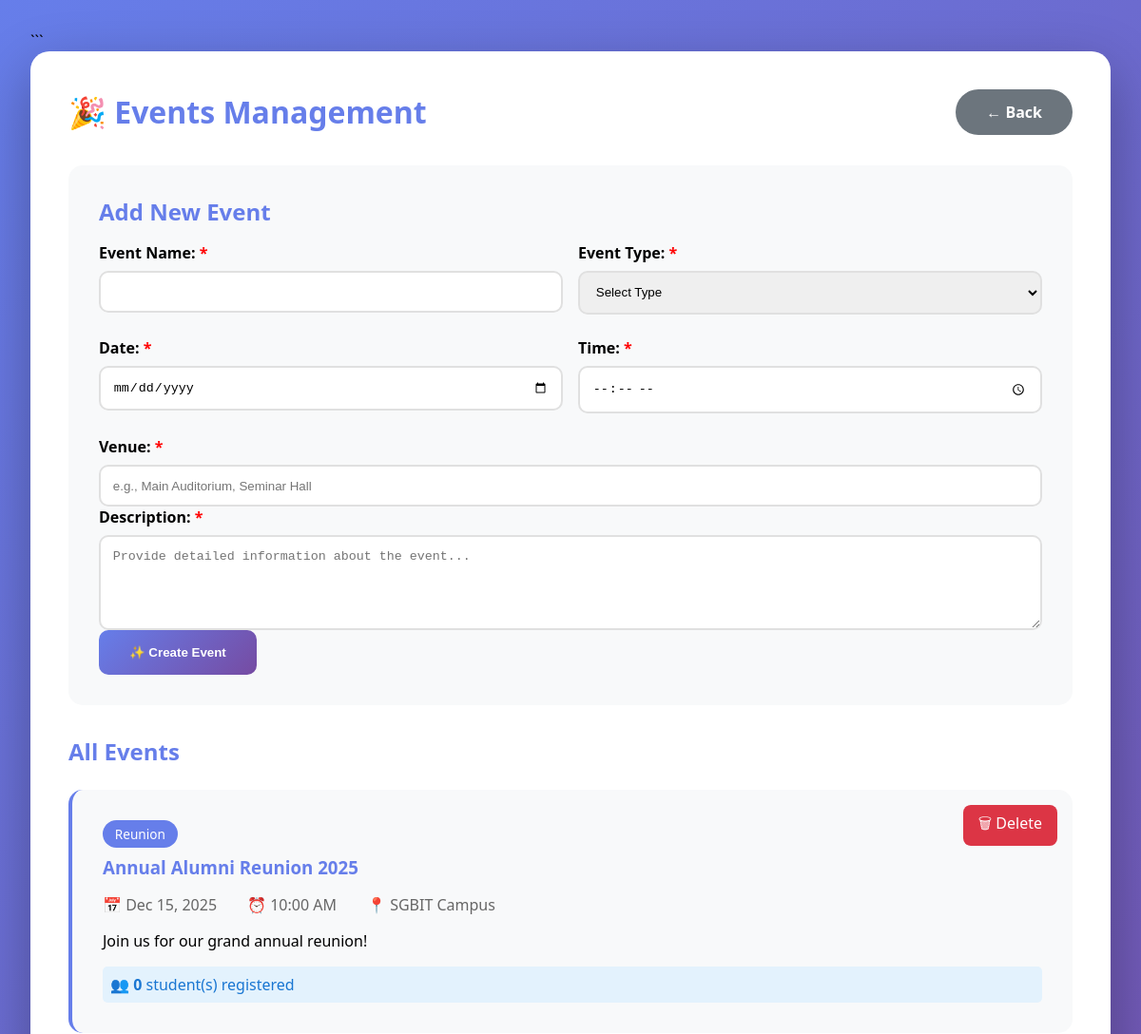
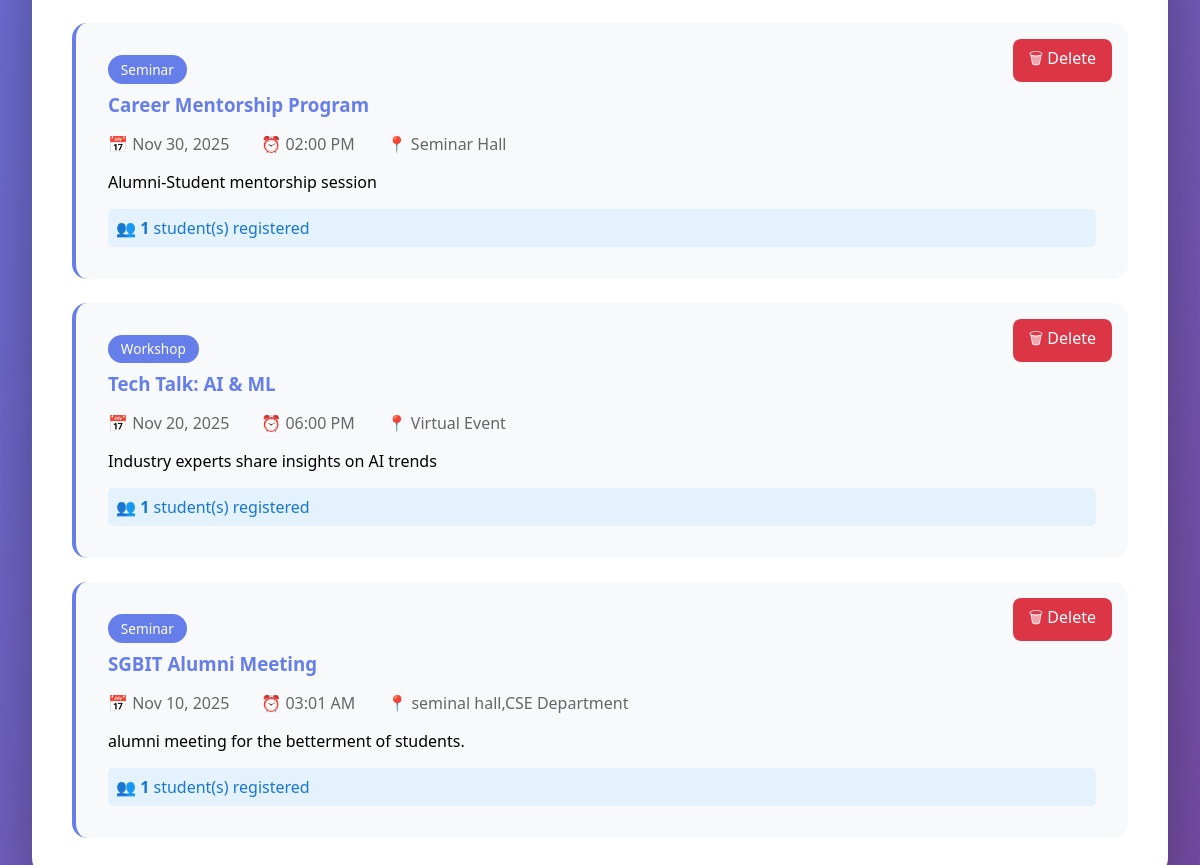
Screenshot of /events.php (signed in) with the database file from the repository (2 pictures, top to bottom).
### tables this page shows
CREATE TABLE `events` (
  `event_id` int(11) NOT NULL,
  `event_name` varchar(255) NOT NULL,
  `event_description` text DEFAULT NULL,
  `event_type` enum('reunion','workshop','seminar','sports','cultural','other') DEFAULT 'other',
  `event_date` date NOT NULL,
  `event_time` time NOT NULL,
  `venue` varchar(255) DEFAULT NULL,
  `is_virtual` tinyint(1) DEFAULT 0,
  `virtual_link` varchar(255) DEFAULT NULL,
  `max_participants` int(11) DEFAULT NULL,
  `registration_deadline` date DEFAULT NULL,
  `created_by` int(11) NOT NULL,
  `created_at` timestamp NOT NULL DEFAULT current_timestamp(),
  `is_active` tinyint(1) DEFAULT 1
);

### events.php (the view, shortened to what this page needs)
<?php
include_once 'db_config.php';
$events = mysqli_query($conn, "SELECT * FROM events ORDER BY event_date DESC");
?>
<!DOCTYPE html>
<html lang="en">
<head>
</head>
<body>
    <div class="container">
        <div class="header">
            <h1>🎉 Events Management</h1>
            <a href="adminpage.php" class="btn">← Back</a>
        </div>
        <div class="add-form">
            <h2 style="color: #667eea; margin-bottom: 1rem;">Add New Event</h2>
            <form method="POST">
                <div class="form-row">
                    <div class="form-group">
                        <label>Event Name: <span style="color:red;">*</span></label>
                        <input type="text" name="event_name" required>
                    </div>
                    <div class="form-group">
                        <label>Event Type: <span style="color:red;">*</span></label>
                        <select name="event_type" required>
                            <option value="">Select Type</option>
                        </select>
                    </div>
                </div>
                <div class="form-row">
                    <div class="form-group">
                        <label>Date: <span style="color:red;">*</span></label>
                        <input type="date" name="event_date" required>
                    </div>
                    <div class="form-group">
                        <label>Time: <span style="color:red;">*</span></label>
                        <input type="time" name="event_time" required>
                    </div>
                </div>
                <div class="form-group">
                    <label>Venue: <span style="color:red;">*</span></label>
                    <input type="text" name="event_venue" placeholder="e.g., Main Auditorium, Seminar Hall" required>
                </div>
                <div class="form-group">
                    <label>Description: <span style="color:red;">*</span></label>
                    <textarea name="event_desc" placeholder="Provide detailed information about the event..." required></textarea>
                </div>
                <button type="submit" name="add_event" class="btn-primary">✨ Create Event</button>
            </form>
        </div>
        <h2 style="color: #667eea; margin-bottom: 1.5rem;">All Events</h2>
        <div class="events-grid">
            <?php if (mysqli_num_rows($events) > 0): ?>
                <?php while ($event = mysqli_fetch_assoc($events)): ?>
                    <?php
                    $event_id = $event['event_id'];
                    $reg_count = mysqli_fetch_assoc(mysqli_query($conn, "SELECT COUNT(*) as count FROM event_registrations WHERE event_id = $event_id"))['count'];
                    ?>
                    <div class="event-card">
                        <a href="?delete=<?php echo $event['event_id']; ?>" class="btn-delete"
                           onclick="return confirm('Delete this event? This will also delete all registrations.')">🗑 Delete</a>
                        <span class="event-type"><?php echo ucfirst($event['event_type']); ?></span>
                        <h3><?php echo htmlspecialchars($event['event_name']); ?></h3>
                        <div class="event-meta">
                            <span>📅 <?php echo date('M d, Y', strtotime($event['event_date'])); ?></span>
                            <span>⏰ <?php echo date('h:i A', strtotime($event['event_time'])); ?></span>
                            <span>📍 <?php echo htmlspecialchars($event['venue']); ?></span>
                        </div>
                        <p><?php echo nl2br(htmlspecialchars($event['event_description'])); ?></p>
                        <div class="registration-count">
                            <strong>👥 <?php echo $reg_count; ?></strong> student(s) registered
                        </div>
                    </div>
                <?php endwhile; ?>
            <?php else: ?>
                <p style="text-align: center; color: #666; padding: 3rem;">No events yet. Create your first event!</p>
            <?php endif; ?>
        </div>
    </div>
</body>
</html>

### events.php (style rules this page uses)
* { margin: 0; padding: 0; box-sizing: border-box; }
body { font-family: 'Segoe UI', Tahoma, Geneva, Verdana, sans-serif; background: linear-gradient(135deg, #667eea 0%, #764ba2 100%); min-height: 100vh; padding: 2rem; }
.container { max-width: 1200px; margin: 0 auto; background: white; border-radius: 20px; padding: 2.5rem; box-shadow: 0 20px 60px rgba(0, 0, 0, 0.3); }
.header { display: flex; justify-content: space-between; align-items: center; margin-bottom: 2rem; }
h1 { color: #667eea; }
.btn { padding: 0.8rem 2rem; border-radius: 25px; text-decoration: none; font-weight: 600; background: #6c757d; color: white; display: inline-block; }
.add-form { background: #f8f9fa; padding: 2rem; border-radius: 15px; margin-bottom: 2rem; }
.form-row { display: grid; grid-template-columns: 1fr 1fr; gap: 1rem; margin-bottom: 1.5rem; }
.form-group label { display: block; margin-bottom: 0.5rem; font-weight: 600; }
.form-group input, .form-group select, .form-group textarea { width: 100%; padding: 0.8rem; border: 2px solid #e0e0e0; border-radius: 10px; }
.form-group textarea { min-height: 100px; }
.btn-primary { background: linear-gradient(135deg, #667eea 0%, #764ba2 100%); color: white; padding: 1rem 2rem; border: none; border-radius: 10px; cursor: pointer; font-weight: 600; }
.events-grid { display: grid; gap: 1.5rem; }
.event-card { background: #f8f9fa; padding: 2rem; border-radius: 15px; border-left: 4px solid #667eea; position: relative; }
.event-card h3 { color: #667eea; margin-bottom: 1rem; }
.event-meta { display: flex; gap: 2rem; margin-bottom: 1rem; color: #666; flex-wrap: wrap; }
.event-type { display: inline-block; padding: 0.3rem 0.8rem; background: #667eea; color: white; border-radius: 15px; font-size: 0.85rem; margin-bottom: 0.5rem; }
.btn-delete { position: absolute; top: 1rem; right: 1rem; background: #dc3545; color: white; padding: 0.5rem 1rem; border-radius: 8px; text-decoration: none; }
.registration-count { margin-top: 1rem; padding: 0.5rem; background: #e3f2fd; border-radius: 5px; color: #1976d2; }

### rows the page displays
events: event_type "Reunion", event_name "Annual Alumni Reunion 2025", event_date "Dec 15, 2025", event_time "10:00 AM", venue "SGBIT Campus", event_description "Join us for our grand annual reunion!", reg_count "0"
events: event_type "Seminar", event_name "Career Mentorship Program", event_date "Nov 30, 2025", event_time "02:00 PM", venue "Seminar Hall", event_description "Alumni-Student mentorship session", reg_count "1"
events: event_type "Workshop", event_name "Tech Talk: AI & ML", event_date "Nov 20, 2025", event_time "06:00 PM", venue "Virtual Event", event_description "Industry experts share insights on AI trends", reg_count "1"
events: event_type "Seminar", event_name "SGBIT Alumni Meeting", event_date "Nov 10, 2025", event_time "03:01 AM", venue "seminal hall,CSE Department", event_description "alumni meeting for the betterment of students.", reg_count "1"
